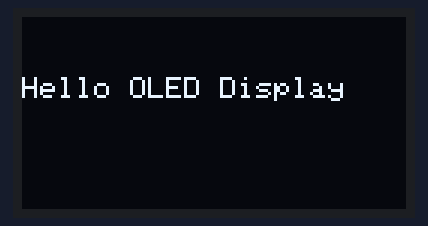
The sketch below on a simulated Arduino Uno, built with avr-gcc and run on an emulated ATmega328P. On the bench: 128×64 one-colour display.

Above: at 3.1 s.
At 6.2 s:
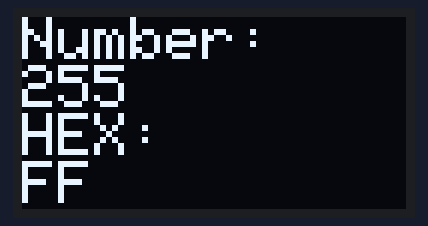
At 9.2 s:
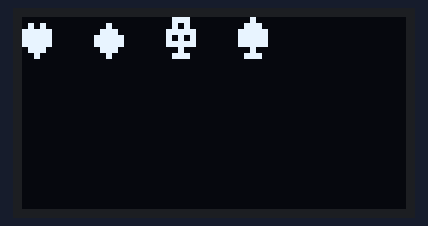
At 12.2 s:
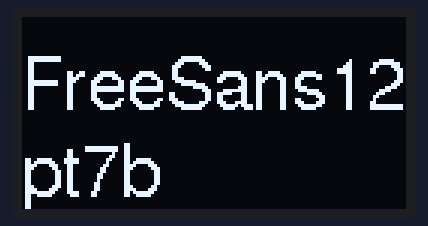
At 15.2 s:
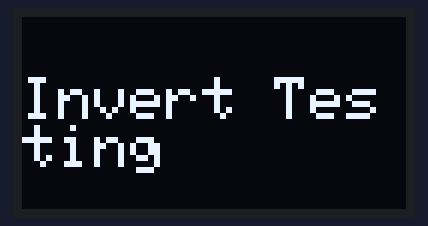
At 18.2 s:
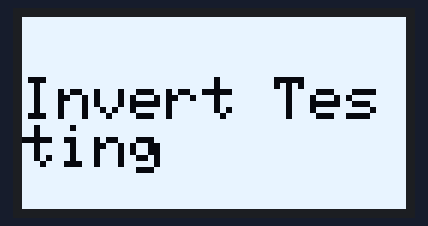

The sketch:

OLED_Functions.ino
```cpp
/*
Code to display Strings on I2C OLED dipslay as well as SPI OLED display, user has to update the user configuartion based on OLED used
by www.playwithcircuit.com
*/

#include <SPI.h>
#include <Wire.h>
#include <Adafruit_GFX.h>
#include <Adafruit_SSD1306.h>
#include <Fonts/FreeSans12pt7b.h>

// USER CONFIGURATION
#define OLED_TYPE 1  // 0 = I2C, 1 = SPI

#define SCREEN_WIDTH 128
#define SCREEN_HEIGHT 64

// I2C CONFIG
#if OLED_TYPE == 0
#define OLED_ADDR 0x3C
#define OLED_RESET -1  // I2C OLED display doesn't have Exposed reset pin
#endif


// SPI CONFIGURATIONS
#if OLED_TYPE == 1
#define OLED_MOSI 9
#define OLED_CLK 10
#define OLED_DC 11
#define OLED_CS 12
#define OLED_RESET -1  // if SPI OLED display doesn't have Exposed reset pin theN its value is -1 else set it to 13 and connect it with pin 13
#endif

// DISPLAY OBJECT
#if OLED_TYPE == 0
Adafruit_SSD1306 display(SCREEN_WIDTH, SCREEN_HEIGHT, &Wire, OLED_RESET);
#else
Adafruit_SSD1306 display(
  SCREEN_WIDTH,
  SCREEN_HEIGHT,
  OLED_MOSI,
  OLED_CLK,
  OLED_DC,
  OLED_RESET,
  OLED_CS);
#endif


// SETUP
void setup() {

  // this serial port is to display error, if occured during OLED init
  Serial.begin(9600);

  // begin
  #if OLED_TYPE == 0
    if (!display.begin(SSD1306_SWITCHCAPVCC, OLED_ADDR)) {
      Serial.println("SSD1306 init failed");
      while (1)
        ;
    }
  #else
    if (!display.begin(SSD1306_SWITCHCAPVCC)) {

      Serial.println("SSD1306 init failed");
      while (1)
        ;
    }
  #endif
}

void loop() {
  // clear the Display
  display.clearDisplay();


  // draw Pixel on screen
  display.drawPixel(10, 10, WHITE);
  display.drawPixel(20, 10, WHITE);
  display.drawPixel(30, 10, WHITE);

  display.display();
  delay(3000);

  // Display the text on OLED
  display.clearDisplay();
  display.setCursor(0, 20);
  display.setTextSize(1);
  display.setTextColor(WHITE);
  display.print("Hello OLED Display");
  display.display();
  delay(3000);

  // printing hex numbers
  display.clearDisplay();
  display.setCursor(0, 0);
  display.setTextSize(2);
  display.println("Number: ");
  display.println(255);
  display.println("HEX:");
  display.print(255, HEX);
  display.display();
  delay(3000);

  // using write function
  display.clearDisplay();
  display.setCursor(0, 0);
  display.write(3);
  display.write(0x20);
  display.write(4);
  display.write(0x20);
  display.write(5);
  display.write(0x20);
  display.write(6);
  display.write(0x20);
  display.display();
  display.setTextSize(1);
  delay(3000);

  // changing font
  display.clearDisplay();
  display.setFont(&FreeSans12pt7b);
  display.setCursor(0, 30);
  display.setTextColor(WHITE);
  display.print("FreeSans12pt7b");
  display.display();
  delay(3000);

  // Reset to default font
  display.setFont(NULL);

  // inverting the display
  display.clearDisplay();
  display.setCursor(0, 20);
  display.setTextSize(2);
  display.print("Invert Testing");
  display.display();
  delay(3000);

  display.invertDisplay(true);
  delay(3000);
  display.invertDisplay(false);

  // scrolling right
  display.clearDisplay();
  display.setTextSize(1);
  display.setCursor(0, 0);
  display.println("Scroll Right");
  display.display();
  display.startscrollright(0x00, 0x07);
  delay(3000);
  display.stopscroll();

  // scrolling left
  display.clearDisplay();
  display.setCursor(0, 0);
  display.println("Scroll Left");
  display.display();
  display.startscrollleft(0x00, 0x07);
  delay(3000);
  display.stopscroll();

  // scrolling diagonally right
  display.clearDisplay();
  display.setCursor(0, 0);
  display.println("Diag Right");
  display.display();
  display.startscrolldiagright(0x00, 0x07);
  delay(3000);
  display.stopscroll();

  // scrolling diagonally left
  display.clearDisplay();
  display.println("DiagLeft");
  display.display();
  display.startscrolldiagleft(0x00, 0x07);
  delay(3000);
  display.stopscroll();

  // clear the display
  display.clearDisplay();
  display.display();
}
```

Measured:
- what the display in image 0 shows lasts 3.0 s, from 3.1 s to 6.1 s
